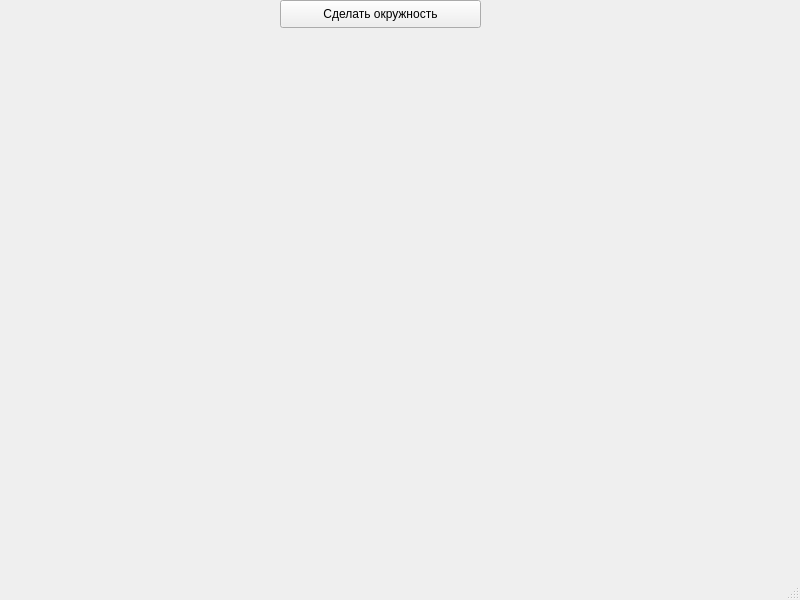
<?xml version="1.0" encoding="UTF-8"?>
<ui version="4.0">
 <class>MainWindow</class>
 <widget class="QMainWindow" name="MainWindow">
  <property name="geometry">
   <rect>
    <x>0</x>
    <y>0</y>
    <width>800</width>
    <height>600</height>
   </rect>
  </property>
  <property name="windowTitle">
   <string>Git и желтые окружности</string>
  </property>
  <widget class="QWidget" name="centralwidget">
   <widget class="QPushButton" name="pushButton">
    <property name="geometry">
     <rect>
      <x>280</x>
      <y>0</y>
      <width>201</width>
      <height>28</height>
     </rect>
    </property>
    <property name="text">
     <string>Сделать окружность</string>
    </property>
   </widget>
  </widget>
  <widget class="QMenuBar" name="menubar">
   <property name="geometry">
    <rect>
     <x>0</x>
     <y>0</y>
     <width>800</width>
     <height>26</height>
    </rect>
   </property>
  </widget>
  <widget class="QStatusBar" name="statusbar"/>
 </widget>
 <resources/>
 <connections/>
</ui>
